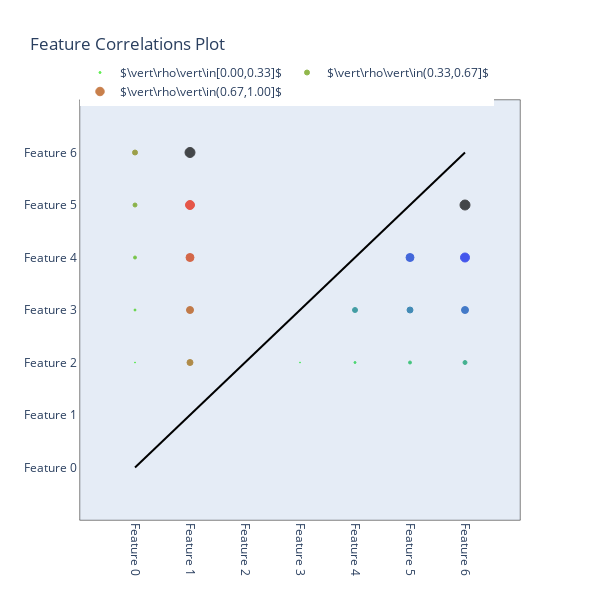

This figure's notebook cell:
### Markdown cell above
# Demonstrate the Feature Correlations Plot using some simulated datasets

### Code cell
''' create a symmetric correlation matrix showing the range of possible correlations'''
# generate values
vals = [0.0, 0.1, 0.2, 0.3, 0.4, 0.5, 0.6, 0.7, 0.8, 0.9, 1.0]
vals.extend([-i for i in vals[1:]])

# create the correlation matrix
p = 7 # dimension of correlation matrix including the diagonal of 1s
corrs = np.zeros((p,p),dtype=float)  # create the square matrix
corrs[np.triu_indices(p,1)] = vals   # put correlations on upper triangle
corrs = corrs + corrs.T + np.eye(p)  # add the diagonal and fold over it

# make the dataframe
cols = ['Feature %d'%i for i in range(p)]
corrs = pd.DataFrame(data=corrs, columns=cols, index=cols)
display(corrs)

# visualize
plyoff.iplot(CorrelationsPlot(corrs, trcLims=np.linspace(0.0,1.0,4), tweaks=(10,600,600,1.1)))

### Figure 1 — Plotly figure (JSON) as saved in the notebook; plotly's stock layout.template omitted (floating-point values rounded to 4 significant figures)
{"data": [{"hoverinfo": "skip", "line": {"color": "black"}, "mode": "lines", "showlegend": false, "type": "scatter", "x": [0, 1, 2, 3, 4, 5, 6], "y": [0, 1, 2, 3, 4, 5, 6]}, {"hoverinfo": "x+y+text", "marker": {"color": ["rgb(23,230,0)", "rgb(48,204,0)", "rgb(74,179,0)", "rgb(0,230,25)", "rgb(0,204,51)", "rgb(0,179,76)"], "line": {"color": ["rgb(23,230,0)", "rgb(48,204,0)", "rgb(74,179,0)", "rgb(0,230,25)", "rgb(0,204,51)", "rgb(0,179,76)"]}, "size": [1, 2, 3, 1, 2, 3]}, "mode": "markers", "name": "$\\vert\\rho\\vert\\in[0.00,0.33]$", "text": ["0.1000", "0.2000", "0.3000", "-0.1000", "-0.2000", "-0.3000"], "type": "scatter", "x": [0, 0, 0, 3, 4, 5], "y": [2, 3, 4, 2, 2, 2]}, {"hoverinfo": "x+y+text", "marker": {"color": ["rgb(99,153,0)", "rgb(125,127,0)", "rgb(153,99,0)", "rgb(0,125,130)", "rgb(0,99,156)", "rgb(0,153,102)"], "line": {"color": ["rgb(99,153,0)", "rgb(125,127,0)", "rgb(153,99,0)", "rgb(0,125,130)", "rgb(0,99,156)", "rgb(0,153,102)"]}, "size": [4, 5, 6, 5, 6, 4]}, "mode": "markers", "name": "$\\vert\\rho\\vert\\in(0.33,0.67]$", "text": ["0.4000", "0.5000", "0.6000", "-0.5000", "-0.6000", "-0.4000"], "type": "scatter", "x": [0, 0, 1, 4, 5, 6], "y": [5, 6, 2, 3, 3, 2]}, {"hoverinfo": "x+y+text", "marker": {"color": ["rgb(178,74,0)", "rgb(204,48,0)", "rgb(230,23,0)", "rgb(0, 0, 0)", "rgb(0,48,207)", "rgb(0,74,181)", "rgb(0,23,232)", "rgb(0, 0, 0)"], "line": {"color": ["rgb(178,74,0)", "rgb(204,48,0)", "rgb(230,23,0)", "rgb(0, 0, 0)", "rgb(0,48,207)", "rgb(0,74,181)", "rgb(0,23,232)", "rgb(0, 0, 0)"]}, "size": [7, 8, 9, 10, 8, 7, 9, 10]}, "mode": "markers", "name": "$\\vert\\rho\\vert\\in(0.67,1.00]$", "text": ["0.7000", "0.8000", "0.9000", "1.0000", "-0.8000", "-0.7000", "-0.9000", "-1.0000"], "type": "scatter", "x": [1, 1, 1, 1, 5, 6, 6, 6], "y": [3, 4, 5, 6, 4, 3, 4, 5]}], "layout": {"height": 600, "legend": {"orientation": "h", "x": 0, "y": 1.1}, "title": {"text": "Feature Correlations Plot"}, "width": 600, "xaxis": {"linecolor": "black", "linewidth": 0.5, "mirror": true, "range": [-1, 7], "showgrid": false, "tickangle": 90, "ticklen": 1, "ticktext": ["Feature 0", "Feature 1", "Feature 2", "Feature 3", "Feature 4", "Feature 5", "Feature 6"], "tickvals": [0, 1, 2, 3, 4, 5, 6], "type": "linear", "zeroline": false}, "yaxis": {"linecolor": "black", "linewidth": 0.5, "mirror": true, "range": [-1, 7], "showgrid": false, "ticklen": 1, "ticktext": ["Feature 0", "Feature 1", "Feature 2", "Feature 3", "Feature 4", "Feature 5", "Feature 6"], "tickvals": [0, 1, 2, 3, 4, 5, 6], "type": "linear", "zeroline": false}}}
